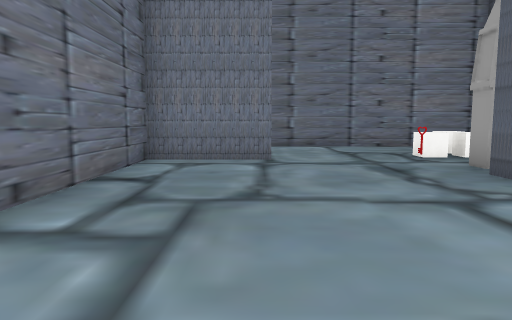
view 1 (above)

24 first-person views from a walk through a scene from a Unity 3-D project. The camera is 1.5 m above the floor, tilts 6° down and sees 70° across. The floor is counted in squares, 2 m on a side. Each view is taken from the middle of a square. On the plan, view 1 faces up. The plan holds only what a view shows up to about 11 squares ahead; the rest is blank. The place goes on beyond the plan. The player character is not drawn. Some surface patterns are stand-ins.

view 2
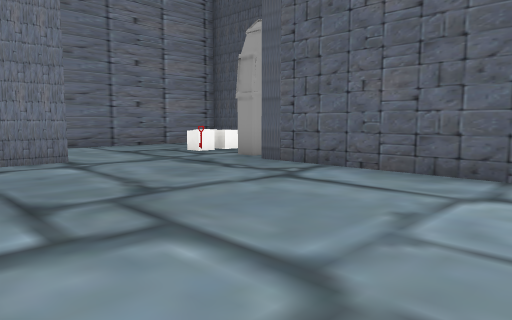

view 3
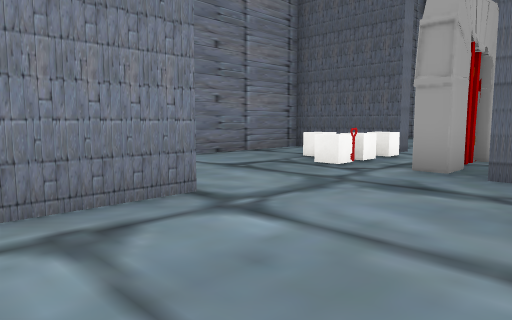

view 4
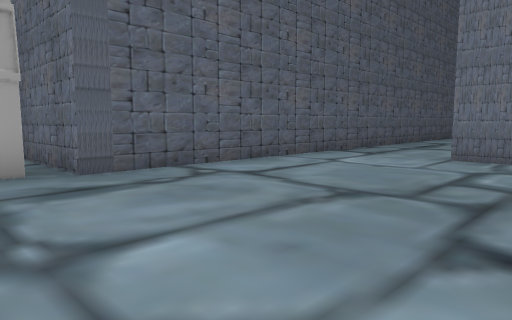

view 5
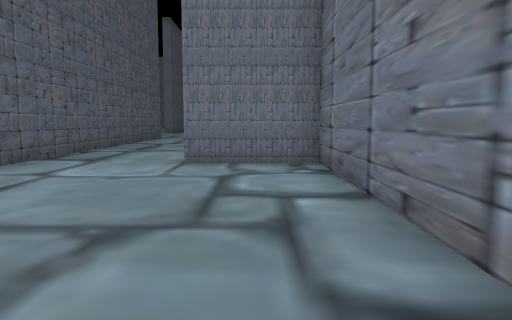

view 6
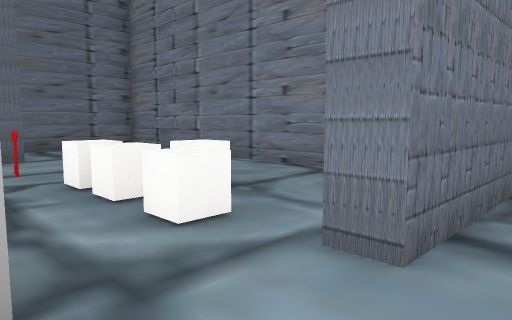

view 7
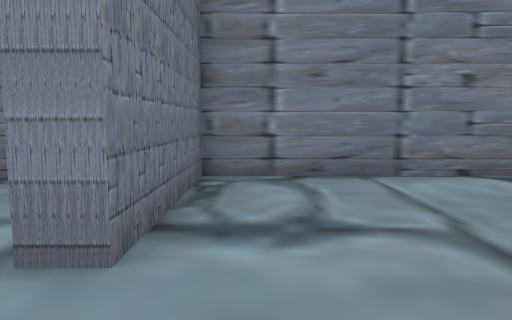

view 8
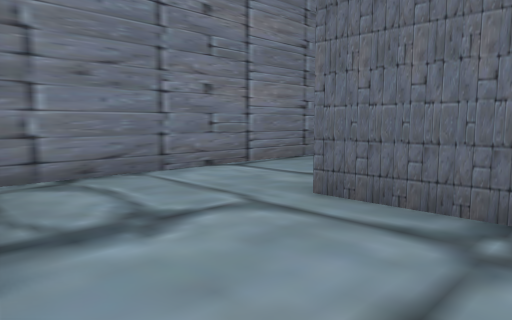

view 9
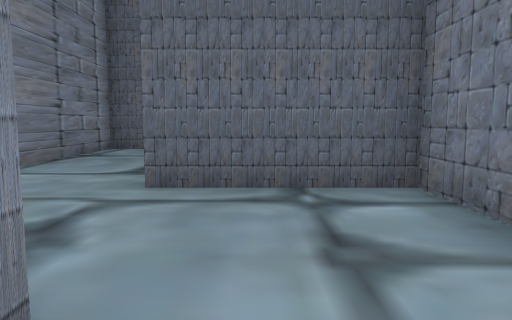

view 10
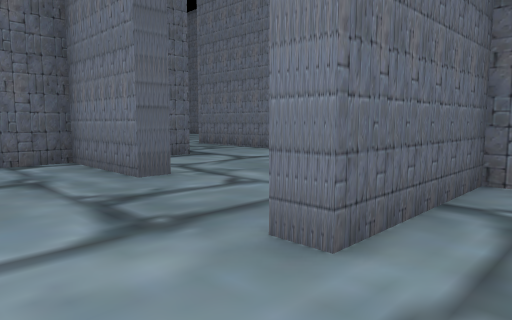

view 11
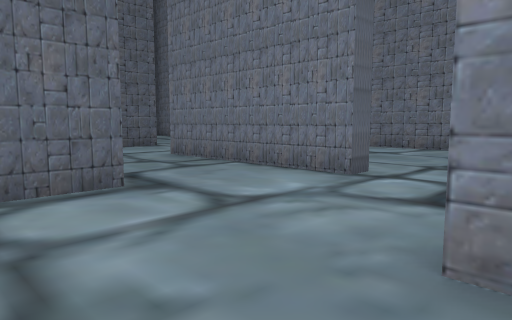

view 12
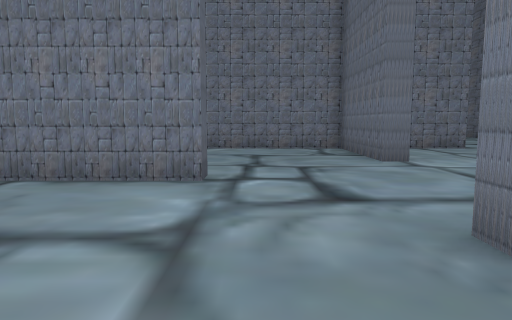

view 13
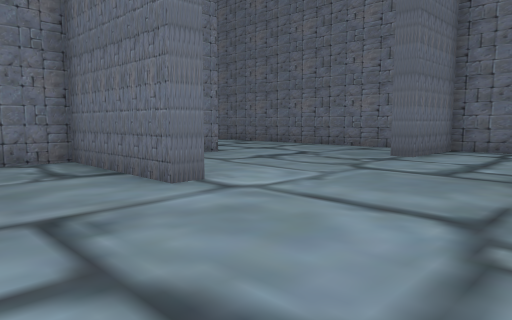

view 14
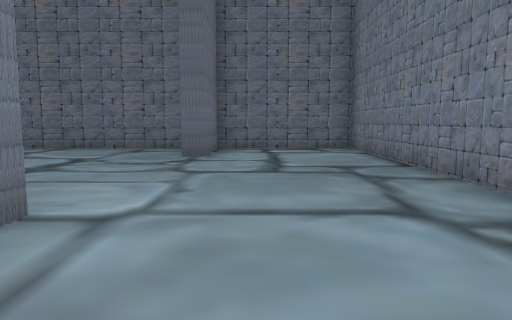

view 15
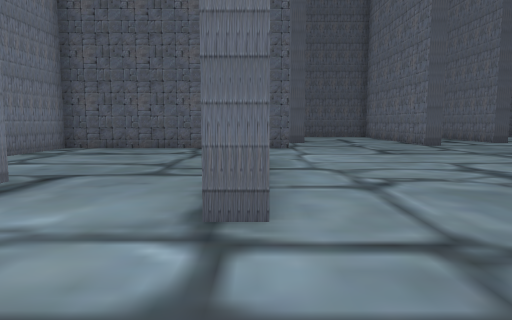

view 16
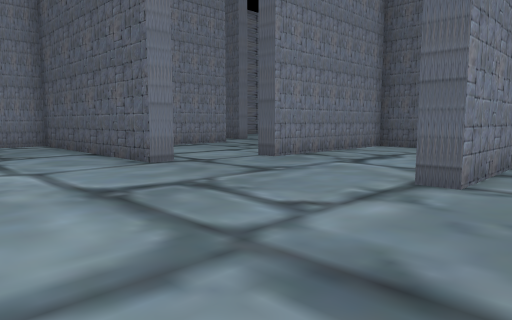

view 17
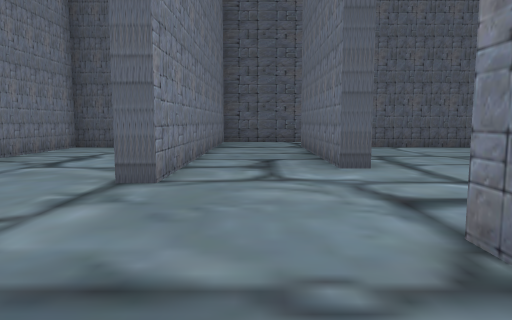

view 18
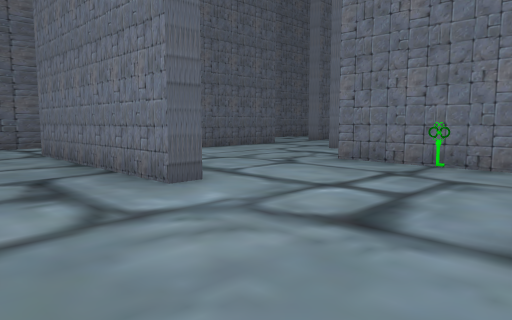

view 19
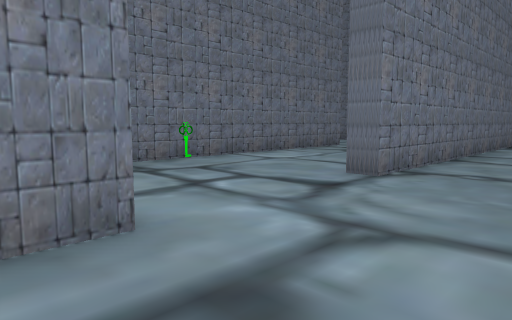

view 20
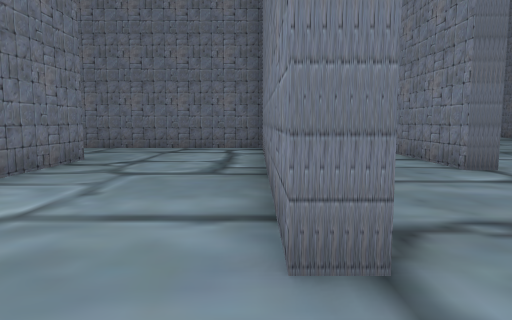

view 21
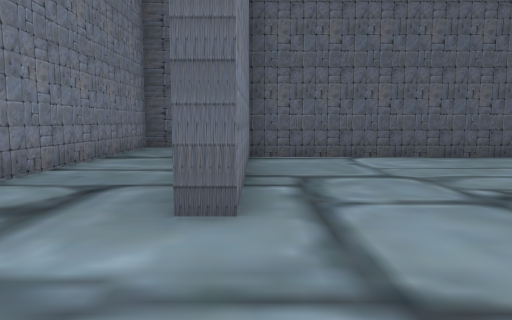

view 22
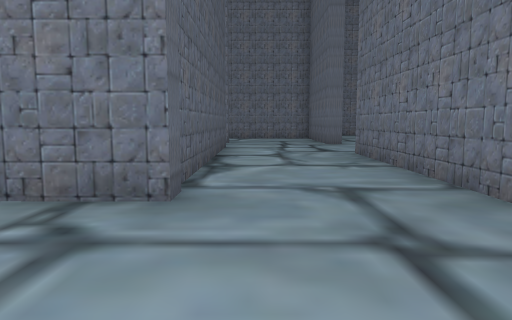

view 23
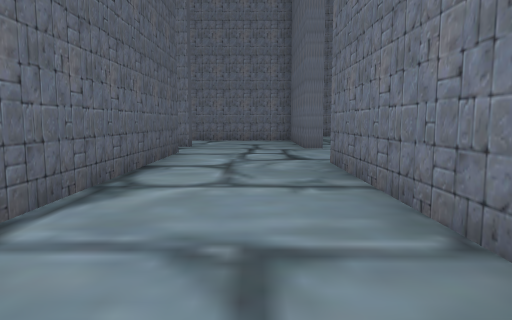

view 24
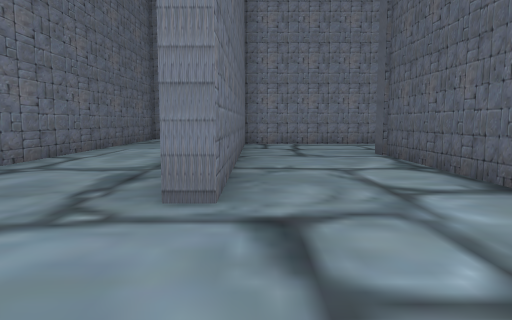

### Floor plan
Ten units are one square. View 1 is at (0, 0); x grows to the right and y downward. Boxes are objects, and circles mark ways between rooms. Rooms are numbered by the first view taken in them; rooms with no view inside come last. Other rooms are left out.
<svg viewBox="-26 -115 357 319">
<path fill="none" stroke="#000" d="M3 -77 3 -72 -21 -72 -21 6 3 6M73 -78 68 -78 68 -110 -21 -110 -21 -82M33 14 33 -52 64 -52M85 -52 101 -51 101 -83M101 -83 106 -83M105 -110 73 -110 73 -78M128 63 213 63 213 68 138 68M126 68 126 157 121 157M87 79 87 129M81 32 97 32M110 -2 116 -2 116 32 174 32 174 38 145 38M147 -18 147 -24 195 -24M159 179 159 104 251 104M229 -11 223 -11 223 -74 199 -74M159 -50 159 -64M104 -47 38 -47 38 -9 62 -9 62 -4M121 192 126 192 126 199M38 0 38 45M265 128 270 128M136 -71 136 -77 159 -77 159 -89M297 125 297 69 248 68 248 63 303 64M297 9 297 -3 249 -3 249 -8M159 -100 159 -110 105 -110M326 71 326 38 234 38 234 32"/>
<rect x="25" y="-75" width="10" height="10" fill="#bbb"><title>other object</title></rect>
<rect x="35" y="-65" width="20" height="10" fill="#bbb"><title>other object</title></rect>
<rect x="35" y="-85" width="10" height="10" fill="#bbb"><title>other object</title></rect>
<rect x="55" y="-85" width="10" height="10" fill="#bbb"><title>other object</title></rect>
<rect x="225" y="85" width="10" height="10" fill="#bbb"><title>other object</title></rect>
<circle cx="70" cy="-70" r="3" fill="#2a7"/>
<circle cx="85" cy="-80" r="3" fill="#2a7"/>
<circle cx="100" cy="-95" r="3" fill="#2a7"/>
<text x="10" y="-60">1</text>
<text x="80" y="-60">2</text>
<text x="90" y="-90">3</text>
<text x="140" y="70">4</text>
</svg>
Room 1 opens to room 2. Room 2 opens to room 3. Room 3 opens to room 4.

Where each view was taken, in squares from view 1:
view 1: 0 up, 0 right, facing up
view 2: 0 up, 2 left, facing up-right
view 3: 4 up, 2 left, facing up-right
view 4: 7 up, 2 left, facing down-right
view 5: 6 up, 1 left, facing down
view 6: 6 up, 8 right, facing up-left
view 7: 6 up, 8 right, facing up
view 8: 6 up, 7 right, facing up-right
view 9: 7 up, 6 right, facing right
view 10: 10 up, 9 right, facing down-right
view 11: 7 up, 12 right, facing down-right
view 12: 7 up, 14 right, facing down
view 13: 4 up, 14 right, facing down-left
view 14: 2 up, 14 right, facing left
view 15: 2 up, 12 right, facing right
view 16: 5 down, 19 right, facing up-right
view 17: 5 down, 19 right, facing right
view 18: 4 down, 21 right, facing down-right
view 19: 4 down, 26 right, facing down-left
view 20: 7 down, 23 right, facing left
view 21: 7 down, 22 right, facing right
view 22: 7 down, 15 right, facing down
view 23: 9 down, 14 right, facing down
view 24: 19 down, 13 right, facing up
